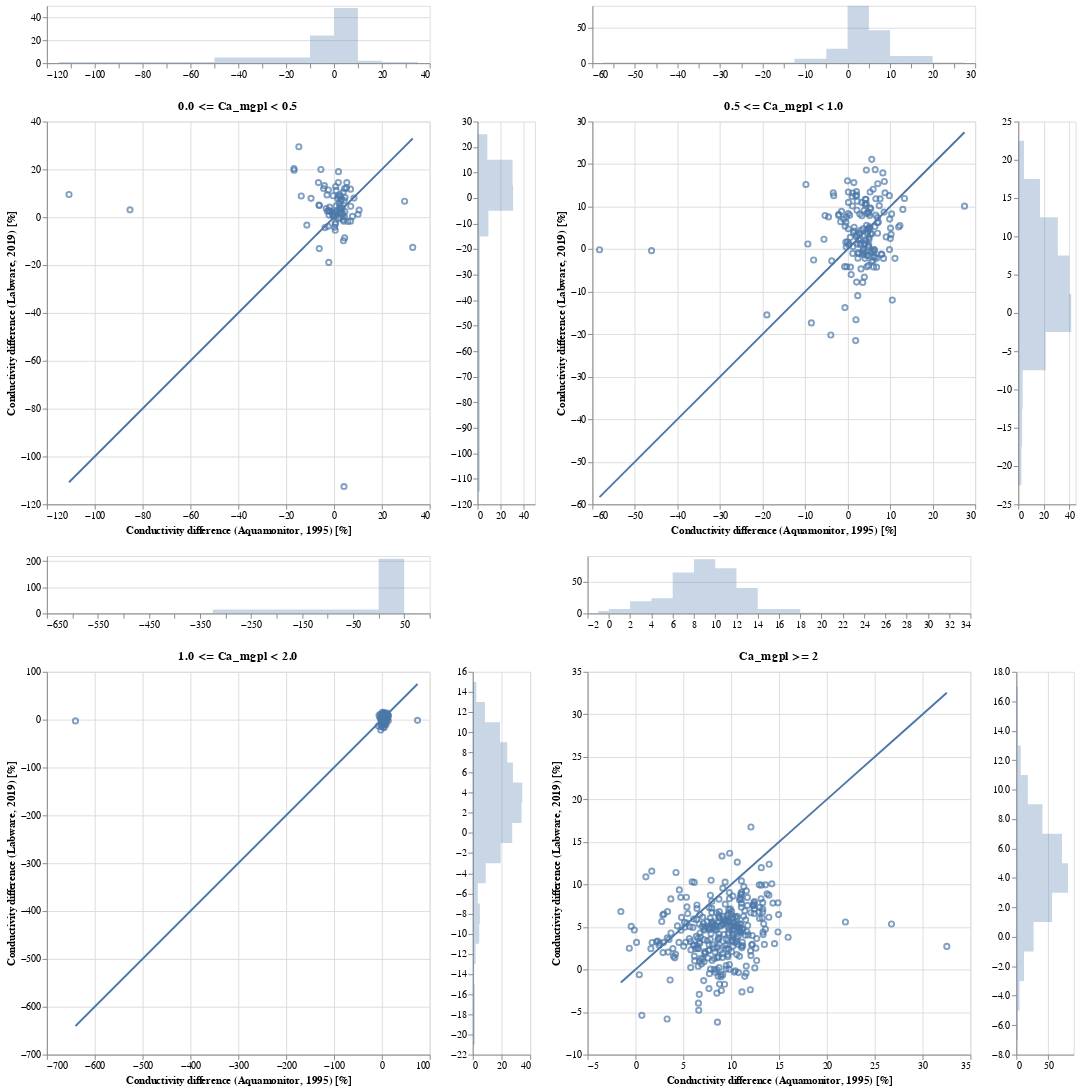

Source (notebook cell):
### Markdown cell above
### 3.2. Conductivity difference in percent

### Code cell
chart_dict = {}
for idx, ca_level in enumerate(ca_levels):
    data = res_dict[ca_level]

    base = alt.Chart(data, height=400, width=400)

    x_domain = alt.selection_interval(bind="scales", encodings=["x"])
    y_domain = alt.selection_interval(bind="scales", encodings=["y"])

    area_args = {"opacity": 0.3, "interpolate": "step"}

    points = (
        base.mark_point()
        .encode(
            x=alt.X(
                "kond_diff_pct_am:Q",
                title="Conductivity difference (Aquamonitor, 1995) [%]",
            ),
            y=alt.Y(
                "kond_diff_pct_lw:Q",
                title="Conductivity difference (Labware, 2019) [%]",
            ),
            tooltip=[
                "station_id:N",
                "station_name:N",
                "sample_date:T",
                "kond_diff_pct_lw:Q",
                "kond_diff_pct_am:Q",
            ],
        )
        .properties(title=ca_level)
        .add_selection(x_domain)
        .add_selection(y_domain)
    )

    # 1:1 line
    line = base.mark_line().encode(
        x=alt.X("kond_diff_pct_am:Q", title=""),
        y=alt.Y("kond_diff_pct_am:Q", title=""),
    )

    top_hist = (
        base.mark_area(**area_args)
        .encode(
            alt.X("kond_diff_pct_am:Q", bin=alt.Bin(maxbins=20), stack=None, title=""),
            alt.Y("count()", stack=None, title=""),
        )
        .properties(height=60)
        .add_selection(x_domain)
    )

    right_hist = (
        base.mark_area(**area_args)
        .encode(
            alt.Y("kond_diff_pct_lw:Q", bin=alt.Bin(maxbins=20), stack=None, title="",),
            alt.X("count()", stack=None, title=""),
        )
        .properties(width=60)
        .add_selection(y_domain)
    )

    chart = top_hist & ((points + line) | right_hist)
    chart_dict[idx] = chart

chart = (chart_dict[0] | chart_dict[1]) & (chart_dict[2] | chart_dict[3])
chart.save("../pages/cond_difference_pct.html")
chart

### Figure 1 — Vega-Lite specification as saved in the notebook (floating-point values rounded to 4 significant figures; data arrays with more than 128 entries replaced by an {"elided": "..."} marker saying what was removed)
{"config": {"view": {"continuousWidth": 400, "continuousHeight": 300}}, "vconcat": [{"hconcat": [{"vconcat": [{"mark": {"type": "area", "interpolate": "step", "opacity": 0.3}, "encoding": {"x": {"type": "quantitative", "bin": {"maxbins": 20}, "field": "kond_diff_pct_am", "stack": null, "title": ""}, "y": {"type": "quantitative", "aggregate": "count", "stack": null, "title": ""}}, "height": 60, "selection": {"selector009": {"type": "interval", "bind": "scales", "encodings": ["x"]}}, "width": 400}, {"hconcat": [{"layer": [{"mark": "point", "encoding": {"tooltip": [{"type": "nominal", "field": "station_id"}, {"type": "nominal", "field": "station_name"}, {"type": "temporal", "field": "sample_date"}, {"type": "quantitative", "field": "kond_diff_pct_lw"}, {"type": "quantitative", "field": "kond_diff_pct_am"}], "x": {"type": "quantitative", "field": "kond_diff_pct_am", "title": "Conductivity difference (Aquamonitor, 1995) [%]"}, "y": {"type": "quantitative", "field": "kond_diff_pct_lw", "title": "Conductivity difference (Labware, 2019) [%]"}}, "height": 400, "selection": {"selector009": {"type": "interval", "bind": "scales", "encodings": ["x"]}, "selector010": {"type": "interval", "bind": "scales", "encodings": ["y"]}}, "title": "0.0 <= Ca_mgpl < 0.5", "width": 400}, {"mark": "line", "encoding": {"x": {"type": "quantitative", "field": "kond_diff_pct_am", "title": ""}, "y": {"type": "quantitative", "field": "kond_diff_pct_am", "title": ""}}, "height": 400, "width": 400}]}, {"mark": {"type": "area", "interpolate": "step", "opacity": 0.3}, "encoding": {"x": {"type": "quantitative", "aggregate": "count", "stack": null, "title": ""}, "y": {"type": "quantitative", "bin": {"maxbins": 20}, "field": "kond_diff_pct_lw", "stack": null, "title": ""}}, "height": 400, "selection": {"selector010": {"type": "interval", "bind": "scales", "encodings": ["y"]}}, "width": 60}]}], "data": {"name": "data-c89aa25f1328d38e5405d029e437327a"}}, {"vconcat": [{"mark": {"type": "area", "interpolate": "step", "opacity": 0.3}, "encoding": {"x": {"type": "quantitative", "bin": {"maxbins": 20}, "field": "kond_diff_pct_am", "stack": null, "title": ""}, "y": {"type": "quantitative", "aggregate": "count", "stack": null, "title": ""}}, "height": 60, "selection": {"selector011": {"type": "interval", "bind": "scales", "encodings": ["x"]}}, "width": 400}, {"hconcat": [{"layer": [{"mark": "point", "encoding": {"tooltip": [{"type": "nominal", "field": "station_id"}, {"type": "nominal", "field": "station_name"}, {"type": "temporal", "field": "sample_date"}, {"type": "quantitative", "field": "kond_diff_pct_lw"}, {"type": "quantitative", "field": "kond_diff_pct_am"}], "x": {"type": "quantitative", "field": "kond_diff_pct_am", "title": "Conductivity difference (Aquamonitor, 1995) [%]"}, "y": {"type": "quantitative", "field": "kond_diff_pct_lw", "title": "Conductivity difference (Labware, 2019) [%]"}}, "height": 400, "selection": {"selector011": {"type": "interval", "bind": "scales", "encodings": ["x"]}, "selector012": {"type": "interval", "bind": "scales", "encodings": ["y"]}}, "title": "0.5 <= Ca_mgpl < 1.0", "width": 400}, {"mark": "line", "encoding": {"x": {"type": "quantitative", "field": "kond_diff_pct_am", "title": ""}, "y": {"type": "quantitative", "field": "kond_diff_pct_am", "title": ""}}, "height": 400, "width": 400}]}, {"mark": {"type": "area", "interpolate": "step", "opacity": 0.3}, "encoding": {"x": {"type": "quantitative", "aggregate": "count", "stack": null, "title": ""}, "y": {"type": "quantitative", "bin": {"maxbins": 20}, "field": "kond_diff_pct_lw", "stack": null, "title": ""}}, "height": 400, "selection": {"selector012": {"type": "interval", "bind": "scales", "encodings": ["y"]}}, "width": 60}]}], "data": {"name": "data-c4f42be7ebeec9535afca02c6f6d0d74"}}]}, {"hconcat": [{"vconcat": [{"mark": {"type": "area", "interpolate": "step", "opacity": 0.3}, "encoding": {"x": {"type": "quantitative", "bin": {"maxbins": 20}, "field": "kond_diff_pct_am", "stack": null, "title": ""}, "y": {"type": "quantitative", "aggregate": "count", "stack": null, "title": ""}}, "height": 60, "selection": {"selector013": {"type": "interval", "bind": "scales", "encodings": ["x"]}}, "width": 400}, {"hconcat": [{"layer": [{"mark": "point", "encoding": {"tooltip": [{"type": "nominal", "field": "station_id"}, {"type": "nominal", "field": "station_name"}, {"type": "temporal", "field": "sample_date"}, {"type": "quantitative", "field": "kond_diff_pct_lw"}, {"type": "quantitative", "field": "kond_diff_pct_am"}], "x": {"type": "quantitative", "field": "kond_diff_pct_am", "title": "Conductivity difference (Aquamonitor, 1995) [%]"}, "y": {"type": "quantitative", "field": "kond_diff_pct_lw", "title": "Conductivity difference (Labware, 2019) [%]"}}, "height": 400, "selection": {"selector013": {"type": "interval", "bind": "scales", "encodings": ["x"]}, "selector014": {"type": "interval", "bind": "scales", "encodings": ["y"]}}, "title": "1.0 <= Ca_mgpl < 2.0", "width": 400}, {"mark": "line", "encoding": {"x": {"type": "quantitative", "field": "kond_diff_pct_am", "title": ""}, "y": {"type": "quantitative", "field": "kond_diff_pct_am", "title": ""}}, "height": 400, "width": 400}]}, {"mark": {"type": "area", "interpolate": "step", "opacity": 0.3}, "encoding": {"x": {"type": "quantitative", "aggregate": "count", "stack": null, "title": ""}, "y": {"type": "quantitative", "bin": {"maxbins": 20}, "field": "kond_diff_pct_lw", "stack": null, "title": ""}}, "height": 400, "selection": {"selector014": {"type": "interval", "bind": "scales", "encodings": ["y"]}}, "width": 60}]}], "data": {"name": "data-6839eca33a0b1c810f060824e3624f75"}}, {"vconcat": [{"mark": {"type": "area", "interpolate": "step", "opacity": 0.3}, "encoding": {"x": {"type": "quantitative", "bin": {"maxbins": 20}, "field": "kond_diff_pct_am", "stack": null, "title": ""}, "y": {"type": "quantitative", "aggregate": "count", "stack": null, "title": ""}}, "height": 60, "selection": {"selector015": {"type": "interval", "bind": "scales", "encodings": ["x"]}}, "width": 400}, {"hconcat": [{"layer": [{"mark": "point", "encoding": {"tooltip": [{"type": "nominal", "field": "station_id"}, {"type": "nominal", "field": "station_name"}, {"type": "temporal", "field": "sample_date"}, {"type": "quantitative", "field": "kond_diff_pct_lw"}, {"type": "quantitative", "field": "kond_diff_pct_am"}], "x": {"type": "quantitative", "field": "kond_diff_pct_am", "title": "Conductivity difference (Aquamonitor, 1995) [%]"}, "y": {"type": "quantitative", "field": "kond_diff_pct_lw", "title": "Conductivity difference (Labware, 2019) [%]"}}, "height": 400, "selection": {"selector015": {"type": "interval", "bind": "scales", "encodings": ["x"]}, "selector016": {"type": "interval", "bind": "scales", "encodings": ["y"]}}, "title": "Ca_mgpl >= 2", "width": 400}, {"mark": "line", "encoding": {"x": {"type": "quantitative", "field": "kond_diff_pct_am", "title": ""}, "y": {"type": "quantitative", "field": "kond_diff_pct_am", "title": ""}}, "height": 400, "width": 400}]}, {"mark": {"type": "area", "interpolate": "step", "opacity": 0.3}, "encoding": {"x": {"type": "quantitative", "aggregate": "count", "stack": null, "title": ""}, "y": {"type": "quantitative", "bin": {"maxbins": 20}, "field": "kond_diff_pct_lw", "stack": null, "title": ""}}, "height": 400, "selection": {"selector016": {"type": "interval", "bind": "scales", "encodings": ["y"]}}, "width": 60}]}], "data": {"name": "data-3e0c53a15ed9d7f595c03a6a5985b82b"}}]}], "$schema": "https://vega.github.io/schema/vega-lite/v4.8.1.json", "datasets": {"data-c89aa25f1328d38e5405d029e437327a": [{"station_id": 26080.0, "station_name": "Måsabutjørna", "sample_date": "2019-10-24", "ion_diff_pct_lw": -1.574, "ion_diff_pct_am": -18.62, "kond_diff_pct_lw": 5.832, "kond_diff_pct_am": 2.091, "kond_minus_H&SO4_lw": 0.5203, "kond_minus_H&SO4_am": 0.4004}, {"station_id": 26080.0, "station_name": "HOH 1374", "sample_date": "2019-09-25", "ion_diff_pct_lw": -2.533, "ion_diff_pct_am": -33.49, "kond_diff_pct_lw": 9.406, "kond_diff_pct_am": 2.427, "kond_minus_H&SO4_lw": 0.5063, "kond_minus_H&SO4_am": 0.3535}, {"station_id": 26090.0, "station_name": "Mjåvatn", "sample_date": "2019-10-29", "ion_diff_pct_lw": -13.55, "ion_diff_pct_am": -16.52, "kond_diff_pct_lw": 6.944, "kond_diff_pct_am": 2.892, "kond_minus_H&SO4_lw": 0.445, "kond_minus_H&SO4_am": 0.4776}, {"station_id": 26090.0, "station_name": "Hemletjørnane", "sample_date": "2019-10-01", "ion_diff_pct_lw": -3.47, "ion_diff_pct_am": -5.291, "kond_diff_pct_lw": 7.555, "kond_diff_pct_am": 3.109, "kond_minus_H&SO4_lw": 0.4417, "kond_minus_H&SO4_am": 0.4884}, {"station_id": 26090.0, "station_name": "HOH 1394", "sample_date": "2019-09-30", "ion_diff_pct_lw": 8.015, "ion_diff_pct_am": -9.022, "kond_diff_pct_lw": 11.2, "kond_diff_pct_am": 0.8889, "kond_minus_H&SO4_lw": 0.3234, "kond_minus_H&SO4_am": 0.3111}, {"station_id": 26100.0, "station_name": "HOH 1227", "sample_date": "2019-09-30", "ion_diff_pct_lw": 5.603, "ion_diff_pct_am": -19.22, "kond_diff_pct_lw": 4.907, "kond_diff_pct_am": -6.079, "kond_minus_H&SO4_lw": 0.3735, "kond_minus_H&SO4_am": 0.2875}, {"station_id": 26110.0, "station_name": "1230 HOH", "sample_date": "2019-09-24", "ion_diff_pct_lw": 13.12, "ion_diff_pct_am": 24.49, "kond_diff_pct_lw": 8.866, "kond_diff_pct_am": -13.68, "kond_minus_H&SO4_lw": 0.3084, "kond_minus_H&SO4_am": 0.3492}, {"station_id": 26110.0, "station_name": "HOH 1092", "sample_date": "2019-09-24", "ion_diff_pct_lw": 1.857, "ion_diff_pct_am": -7.078, "kond_diff_pct_lw": 5.084, "kond_diff_pct_am": -6.287, "kond_minus_H&SO4_lw": 0.5661, "kond_minus_H&SO4_am": 0.6984}, {"station_id": 26120.0, "station_name": "Rundatjørni", "sample_date": "2019-09-24", "ion_diff_pct_lw": 8.917, "ion_diff_pct_am": -25.86, "kond_diff_pct_lw": 7.897, "kond_diff_pct_am": -9.588, "kond_minus_H&SO4_lw": 0.5085, "kond_minus_H&SO4_am": 0.2265}, {"station_id": 26120.0, "station_name": "Blåfjellvatnet", "sample_date": "2019-10-17", "ion_diff_pct_lw": 3.749, "ion_diff_pct_am": -2.104, "kond_diff_pct_lw": 1.474, "kond_diff_pct_am": 3.822, "kond_minus_H&SO4_lw": 1.072, "kond_minus_H&SO4_am": 1.044}, {"station_id": 26130.0, "station_name": "Steinbotsvatna", "sample_date": "2019-10-02", "ion_diff_pct_lw": -10.69, "ion_diff_pct_am": -11.42, "kond_diff_pct_lw": 8.986, "kond_diff_pct_am": -0.3844, "kond_minus_H&SO4_lw": 0.509, "kond_minus_H&SO4_am": 0.2577}, {"station_id": 26130.0, "station_name": "HOH 1078", "sample_date": "2019-09-25", "ion_diff_pct_lw": 18.51, "ion_diff_pct_am": -8.195, "kond_diff_pct_lw": 2.09, "kond_diff_pct_am": 2.548, "kond_minus_H&SO4_lw": 0.5702, "kond_minus_H&SO4_am": 0.5414}, {"station_id": 26140.0, "station_name": "Hyttvatnet", "sample_date": "2019-10-09", "ion_diff_pct_lw": -0.2632, "ion_diff_pct_am": -13.38, "kond_diff_pct_lw": -4.312, "kond_diff_pct_am": -3.764, "kond_minus_H&SO4_lw": 2.014, "kond_minus_H&SO4_am": 1.283}, {"station_id": 26140.0, "station_name": "HOH 510", "sample_date": "2019-09-20", "ion_diff_pct_lw": -24.21, "ion_diff_pct_am": -31.46, "kond_diff_pct_lw": 20.31, "kond_diff_pct_am": -16.74, "kond_minus_H&SO4_lw": 0.2638, "kond_minus_H&SO4_am": 0.2941}, {"station_id": 26140.0, "station_name": "HOH 407", "sample_date": "2019-09-20", "ion_diff_pct_lw": -0.4539, "ion_diff_pct_am": -55.2, "kond_diff_pct_lw": 29.45, "kond_diff_pct_am": -14.69, "kond_minus_H&SO4_lw": 0.2411, "kond_minus_H&SO4_am": 0.3359}, {"station_id": 26140.0, "station_name": "HOH 414", "sample_date": "2019-09-20", "ion_diff_pct_lw": -9.058, "ion_diff_pct_am": -35.32, "kond_diff_pct_lw": 12.01, "kond_diff_pct_am": -4.35, "kond_minus_H&SO4_lw": 0.4792, "kond_minus_H&SO4_am": 0.4084}, {"station_id": 26140.0, "station_name": "Guolehisjavri", "sample_date": "2019-09-20", "ion_diff_pct_lw": -22.24, "ion_diff_pct_am": -31.83, "kond_diff_pct_lw": 0.9032, "kond_diff_pct_am": -2.082, "kond_minus_H&SO4_lw": 0.7906, "kond_minus_H&SO4_am": 0.699}, {"station_id": 26140.0, "station_name": "HOH 515", "sample_date": "2019-09-22", "ion_diff_pct_lw": 17.25, "ion_diff_pct_am": -9.495, "kond_diff_pct_lw": 0.6641, "kond_diff_pct_am": 3.442, "kond_minus_H&SO4_lw": 0.9522, "kond_minus_H&SO4_am": 0.947}, {"station_id": 26240.0, "station_name": "HOH 1506", "sample_date": "2019-09-25", "ion_diff_pct_lw": -45.2, "ion_diff_pct_am": -34.24, "kond_diff_pct_lw": 19.65, "kond_diff_pct_am": -16.68, "kond_minus_H&SO4_lw": 0.1536, "kond_minus_H&SO4_am": 0.1625}, {"station_id": 26280.0, "station_name": "HOH 1198", "sample_date": "2019-09-25", "ion_diff_pct_lw": -8.882, "ion_diff_pct_am": -30.27, "kond_diff_pct_lw": 13.21, "kond_diff_pct_am": -4.001, "kond_minus_H&SO4_lw": 0.2584, "kond_minus_H&SO4_am": 0.2202}, {"station_id": 26280.0, "station_name": "Nedre Årdalsvatnet", "sample_date": "2019-10-01", "ion_diff_pct_lw": -17.69, "ion_diff_pct_am": -22.61, "kond_diff_pct_lw": 3.96, "kond_diff_pct_am": 3.548, "kond_minus_H&SO4_lw": 0.445, "kond_minus_H&SO4_am": 0.4375}, {"station_id": 26310.0, "station_name": "HOH 1760", "sample_date": "2019-10-01", "ion_diff_pct_lw": 6.603, "ion_diff_pct_am": -32.23, "kond_diff_pct_lw": 19.04, "kond_diff_pct_am": 1.881, "kond_minus_H&SO4_lw": 0.2776, "kond_minus_H&SO4_am": 0.3236}, {"station_id": 26390.0, "station_name": "Bjørntjørn", "sample_date": "2019-10-29", "ion_diff_pct_lw": -13.6, "ion_diff_pct_am": -14.48, "kond_diff_pct_lw": 8.547, "kond_diff_pct_am": 2.612, "kond_minus_H&SO4_lw": 0.4266, "kond_minus_H&SO4_am": 0.4073}, {"station_id": 26410.0, "station_name": "Såtetjørn", "sample_date": "2019-09-30", "ion_diff_pct_lw": -17.74, "ion_diff_pct_am": -18.77, "kond_diff_pct_lw": 10.5, "kond_diff_pct_am": 3.883, "kond_minus_H&SO4_lw": 0.3445, "kond_minus_H&SO4_am": 0.3534}, {"station_id": 26450.0, "station_name": "Urdevotni", "sample_date": "2019-10-29", "ion_diff_pct_lw": -6.709, "ion_diff_pct_am": 0.903, "kond_diff_pct_lw": -1.625, "kond_diff_pct_am": 6.917, "kond_minus_H&SO4_lw": 0.6489, "kond_minus_H&SO4_am": 0.743}, {"station_id": 26460.0, "station_name": "HOH 1040", "sample_date": "2019-09-30", "ion_diff_pct_lw": 2.019, "ion_diff_pct_am": -7.833, "kond_diff_pct_lw": 2.55, "kond_diff_pct_am": -2.755, "kond_minus_H&SO4_lw": 0.6185, "kond_minus_H&SO4_am": 0.2875}, {"station_id": 26460.0, "station_name": "HOH 1238", "sample_date": "2019-09-30", "ion_diff_pct_lw": 0.5775, "ion_diff_pct_am": -3.12, "kond_diff_pct_lw": 12.26, "kond_diff_pct_am": 5.222, "kond_minus_H&SO4_lw": 0.3151, "kond_minus_H&SO4_am": 0.2997}, {"station_id": 26530.0, "station_name": "Øygardstjørna", "sample_date": "2019-10-30", "ion_diff_pct_lw": 4.374, "ion_diff_pct_am": -8.913, "kond_diff_pct_lw": -0.1578, "kond_diff_pct_am": 2.71, "kond_minus_H&SO4_lw": 2.069, "kond_minus_H&SO4_am": 3.119}, {"station_id": 26550.0, "station_name": "Kleggadalsvatn", "sample_date": "2019-10-18", "ion_diff_pct_lw": 3.696, "ion_diff_pct_am": -7.014, "kond_diff_pct_lw": 6.935, "kond_diff_pct_am": 4.267, "kond_minus_H&SO4_lw": 0.8539, "kond_minus_H&SO4_am": 0.5611}, {"station_id": 26550.0, "station_name": "HOH 1061", "sample_date": "2019-09-24", "ion_diff_pct_lw": 6.276, "ion_diff_pct_am": 4.045, "kond_diff_pct_lw": 1.487, "kond_diff_pct_am": 0.4436, "kond_minus_H&SO4_lw": 0.6327, "kond_minus_H&SO4_am": 0.4026}, {"station_id": 26560.0, "station_name": "Rundatjørna", "sample_date": "2019-10-18", "ion_diff_pct_lw": 2.341, "ion_diff_pct_am": -0.8696, "kond_diff_pct_lw": 1.869, "kond_diff_pct_am": 3.094, "kond_minus_H&SO4_lw": 1.762, "kond_minus_H&SO4_am": 1.613}, {"station_id": 26570.0, "station_name": "HOH 1250", "sample_date": "2019-09-24", "ion_diff_pct_lw": 0.6353, "ion_diff_pct_am": -14.6, "kond_diff_pct_lw": 12.86, "kond_diff_pct_am": 0.6921, "kond_minus_H&SO4_lw": 0.4708, "kond_minus_H&SO4_am": 0.3528}, {"station_id": 26570.0, "station_name": "Leirdålsvatna", "sample_date": "2019-09-24", "ion_diff_pct_lw": 10.02, "ion_diff_pct_am": 0.2114, "kond_diff_pct_lw": 7.767, "kond_diff_pct_am": 1.576, "kond_minus_H&SO4_lw": 0.5379, "kond_minus_H&SO4_am": 0.6167}, {"station_id": 26580.0, "station_name": "Løyndardalsvatnet", "sample_date": "2019-10-14", "ion_diff_pct_lw": -2.818, "ion_diff_pct_am": -0.5945, "kond_diff_pct_lw": 9.334, "kond_diff_pct_am": -2.899, "kond_minus_H&SO4_lw": 0.7973, "kond_minus_H&SO4_am": 0.864}, {"station_id": 26600.0, "station_name": "Mannsvatnet", "sample_date": "2019-10-18", "ion_diff_pct_lw": -1.017, "ion_diff_pct_am": 2.069, "kond_diff_pct_lw": 2.538, "kond_diff_pct_am": -1.82, "kond_minus_H&SO4_lw": 1.231, "kond_minus_H&SO4_am": 1.164}, {"station_id": 26610.0, "station_name": "HOH 1367", "sample_date": "2019-10-14", "ion_diff_pct_lw": -6.902, "ion_diff_pct_am": -1.926, "kond_diff_pct_lw": 14.5, "kond_diff_pct_am": -6.505, "kond_minus_H&SO4_lw": 0.2825, "kond_minus_H&SO4_am": 0.2646}, {"station_id": 26610.0, "station_name": "Litlavatn", "sample_date": "2019-10-03", "ion_diff_pct_lw": -6.959, "ion_diff_pct_am": -14.18, "kond_diff_pct_lw": 3.405, "kond_diff_pct_am": 2.256, "kond_minus_H&SO4_lw": 0.5462, "kond_minus_H&SO4_am": 0.2108}, {"station_id": 26610.0, "station_name": "Kaldevatn", "sample_date": "2019-09-24", "ion_diff_pct_lw": 6.194, "ion_diff_pct_am": -9.203, "kond_diff_pct_lw": 11.73, "kond_diff_pct_am": 6.9, "kond_minus_H&SO4_lw": 0.4142, "kond_minus_H&SO4_am": 0.5373}, {"station_id": 26630.0, "station_name": "Kvannjolvatnet", "sample_date": "2019-09-26", "ion_diff_pct_lw": 2.526, "ion_diff_pct_am": -34.36, "kond_diff_pct_lw": 14.51, "kond_diff_pct_am": 1.824, "kond_minus_H&SO4_lw": 0.3445, "kond_minus_H&SO4_am": 0.3225}, {"station_id": 26630.0, "station_name": "HOH 1241", "sample_date": "2019-09-24", "ion_diff_pct_lw": 8.794, "ion_diff_pct_am": -22.63, "kond_diff_pct_lw": 14.47, "kond_diff_pct_am": 5.358, "kond_minus_H&SO4_lw": 0.4908, "kond_minus_H&SO4_am": 0.3047}, {"station_id": 26640.0, "station_name": "Nedre Sørdalsvatnet", "sample_date": "2019-10-17", "ion_diff_pct_lw": 10.61, "ion_diff_pct_am": -8.777, "kond_diff_pct_lw": 8.198, "kond_diff_pct_am": 4.642, "kond_minus_H&SO4_lw": 0.5716, "kond_minus_H&SO4_am": 0.4994}, {"station_id": 26650.0, "station_name": "HOH 800", "sample_date": "2019-10-17", "ion_diff_pct_lw": 0.6696, "ion_diff_pct_am": 7.2, "kond_diff_pct_lw": 2.327, "kond_diff_pct_am": 4.585, "kond_minus_H&SO4_lw": 0.7397, "kond_minus_H&SO4_am": 0.7097}, {"station_id": 26660.0, "station_name": "Tirskardvatnet", "sample_date": "2019-10-16", "ion_diff_pct_lw": -3.155, "ion_diff_pct_am": -18.33, "kond_diff_pct_lw": -8.655, "kond_diff_pct_am": 4.458, "kond_minus_H&SO4_lw": 1.457, "kond_minus_H&SO4_am": 0.6169}, {"station_id": 26660.0, "station_name": "Dyttingane", "sample_date": "2019-10-17", "ion_diff_pct_lw": 2.227, "ion_diff_pct_am": -22.29, "kond_diff_pct_lw": -2.921, "kond_diff_pct_am": 0.5525, "kond_minus_H&SO4_lw": 1.289, "kond_minus_H&SO4_am": 0.7725}, {"station_id": 26660.0, "station_name": "HOH 729", "sample_date": "2019-10-17", "ion_diff_pct_lw": 0.4533, "ion_diff_pct_am": -9.384, "kond_diff_pct_lw": 0.3599, "kond_diff_pct_am": -0.2058, "kond_minus_H&SO4_lw": 1.012, "kond_minus_H&SO4_am": 0.8668}, {"station_id": 26660.0, "station_name": "HOH 1171", "sample_date": "2019-09-26", "ion_diff_pct_lw": 1.5, "ion_diff_pct_am": -27.29, "kond_diff_pct_lw": 11.93, "kond_diff_pct_am": 4.445, "kond_minus_H&SO4_lw": 0.4136, "kond_minus_H&SO4_am": 0.2792}, {"station_id": 26680.0, "station_name": "HOH 1475", "sample_date": "2019-09-26", "ion_diff_pct_lw": -5.779, "ion_diff_pct_am": -41.62, "kond_diff_pct_lw": 19.95, "kond_diff_pct_am": -5.479, "kond_minus_H&SO4_lw": 0.2634, "kond_minus_H&SO4_am": 0.168}, {"station_id": 26690.0, "station_name": "Jakobsvatnet", "sample_date": "2019-10-02", "ion_diff_pct_lw": -42.47, "ion_diff_pct_am": -20.55, "kond_diff_pct_lw": 6.689, "kond_diff_pct_am": 29.52, "kond_minus_H&SO4_lw": 0.7154, "kond_minus_H&SO4_am": 0.4259}, {"station_id": 26690.0, "station_name": "HOH 520", "sample_date": "2019-10-16", "ion_diff_pct_lw": -8.975, "ion_diff_pct_am": -6.702, "kond_diff_pct_lw": -12.61, "kond_diff_pct_am": 32.9, "kond_minus_H&SO4_lw": 1.247, "kond_minus_H&SO4_am": 0.5341}, {"station_id": 26690.0, "station_name": "Gjesdalsvatnet", "sample_date": "2019-10-16", "ion_diff_pct_lw": -9.522, "ion_diff_pct_am": -29.66, "kond_diff_pct_lw": 3.092, "kond_diff_pct_am": -85.27, "kond_minus_H&SO4_lw": 0.6289, "kond_minus_H&SO4_am": 1.218}, {"station_id": 26700.0, "station_name": "HOH 1308", "sample_date": "2019-09-26", "ion_diff_pct_lw": -0.7057, "ion_diff_pct_am": 26.44, "kond_diff_pct_lw": 9.491, "kond_diff_pct_am": -110.8, "kond_minus_H&SO4_lw": 0.34, "kond_minus_H&SO4_am": 0.608}, {"station_id": 26700.0, "station_name": "Nordvatnet", "sample_date": "2019-10-02", "ion_diff_pct_lw": 3.348, "ion_diff_pct_am": -16.86, "kond_diff_pct_lw": 0.4793, "kond_diff_pct_am": 0.2688, "kond_minus_H&SO4_lw": 0.7066, "kond_minus_H&SO4_am": 0.4373}, {"station_id": 26700.0, "station_name": "Nes-Isvatnet", "sample_date": "2019-10-02", "ion_diff_pct_lw": -3.282, "ion_diff_pct_am": -12.12, "kond_diff_pct_lw": 3.466, "kond_diff_pct_am": 2.687, "kond_minus_H&SO4_lw": 0.5367, "kond_minus_H&SO4_am": 0.4603}, {"station_id": 26700.0, "station_name": "Gjerlands-Isvatnet", "sample_date": "2019-10-02", "ion_diff_pct_lw": -5.764, "ion_diff_pct_am": -2.641, "kond_diff_pct_lw": 2.703, "kond_diff_pct_am": 1.044, "kond_minus_H&SO4_lw": 0.5353, "kond_minus_H&SO4_am": 0.6108}, {"station_id": 26700.0, "station_name": "Trodalsvatnet", "sample_date": "2019-10-16", "ion_diff_pct_lw": 1.571, "ion_diff_pct_am": -2.862, "kond_diff_pct_lw": -0.008773, "kond_diff_pct_am": 4.437, "kond_minus_H&SO4_lw": 1.047, "kond_minus_H&SO4_am": 1.066}, {"station_id": 26710.0, "station_name": "Vardevatnet", "sample_date": "2019-10-02", "ion_diff_pct_lw": -0.7588, "ion_diff_pct_am": -22.28, "kond_diff_pct_lw": 1.255, "kond_diff_pct_am": 10.06, "kond_minus_H&SO4_lw": 0.5943, "kond_minus_H&SO4_am": 0.4302}, {"station_id": 26720.0, "station_name": "Myrkevatnet", "sample_date": "2019-10-16", "ion_diff_pct_lw": 2.73, "ion_diff_pct_am": -3.817, "kond_diff_pct_lw": 2.814, "kond_diff_pct_am": -2.202, "kond_minus_H&SO4_lw": 1.866, "kond_minus_H&SO4_am": 1.93}, {"station_id": 26760.0, "station_name": "HOH 1057", "sample_date": "2019-09-25", "ion_diff_pct_lw": -5.049, "ion_diff_pct_am": -17.55, "kond_diff_pct_lw": 11.4, "kond_diff_pct_am": -2.354, "kond_minus_H&SO4_lw": 0.4938, "kond_minus_H&SO4_am": 0.2933}, {"station_id": 26770.0, "station_name": "HOH 808", "sample_date": "2019-10-15", "ion_diff_pct_lw": -18.72, "ion_diff_pct_am": -34.34, "kond_diff_pct_lw": 4.214, "kond_diff_pct_am": -1.825, "kond_minus_H&SO4_lw": 0.4774, "kond_minus_H&SO4_am": 0.5934}, {"station_id": 26780.0, "station_name": "Styggsjøane", "sample_date": "2019-10-15", "ion_diff_pct_lw": -25.8, "ion_diff_pct_am": -33.85, "kond_diff_pct_lw": 2.193, "kond_diff_pct_am": -0.9133, "kond_minus_H&SO4_lw": 0.5679, "kond_minus_H&SO4_am": 0.4723}, {"station_id": 26790.0, "station_name": "Gravvatnet", "sample_date": "2019-09-26", "ion_diff_pct_lw": -9.305, "ion_diff_pct_am": -6.209, "kond_diff_pct_lw": -5.441, "kond_diff_pct_am": 0.5342, "kond_minus_H&SO4_lw": 2.459, "kond_minus_H&SO4_am": 2.071}, {"station_id": 26820.0, "station_name": "Liatjørnin", "sample_date": "2019-10-08", "ion_diff_pct_lw": -8.431, "ion_diff_pct_am": -13.49, "kond_diff_pct_lw": -3.8, "kond_diff_pct_am": -2.475, "kond_minus_H&SO4_lw": 1.24, "kond_minus_H&SO4_am": 0.8647}, {"station_id": 26830.0, "station_name": "Sætertjørna", "sample_date": "2019-09-26", "ion_diff_pct_lw": -6.087, "ion_diff_pct_am": -9.081, "kond_diff_pct_lw": -4.189, "kond_diff_pct_am": 0.2277, "kond_minus_H&SO4_lw": 1.657, "kond_minus_H&SO4_am": 1.641}, {"station_id": 26830.0, "station_name": "Småholmvatnet", "sample_date": "2019-09-26", "ion_diff_pct_lw": -19.93, "ion_diff_pct_am": -2.643, "kond_diff_pct_lw": -9.832, "kond_diff_pct_am": 3.972, "kond_minus_H&SO4_lw": 2.966, "kond_minus_H&SO4_am": 1.875}, {"station_id": 26840.0, "station_name": "Helknavatnet", "sample_date": "2019-09-26", "ion_diff_pct_lw": 1.079, "ion_diff_pct_am": -4.882, "kond_diff_pct_lw": 2.159, "kond_diff_pct_am": -0.1358, "kond_minus_H&SO4_lw": 1.55, "kond_minus_H&SO4_am": 1.721}, {"station_id": 26850.0, "station_name": "HOH 444", "sample_date": "2019-09-26", "ion_diff_pct_lw": 5.322, "ion_diff_pct_am": -13.27, "kond_diff_pct_lw": 4.606, "kond_diff_pct_am": 2.462, "kond_minus_H&SO4_lw": 1.077, "kond_minus_H&SO4_am": 0.9222}, {"station_id": 26860.0, "station_name": "HOH 662", "sample_date": "2019-09-26", "ion_diff_pct_lw": 1.437, "ion_diff_pct_am": 13.96, "kond_diff_pct_lw": 8.015, "kond_diff_pct_am": 8.348, "kond_minus_H&SO4_lw": 0.5112, "kond_minus_H&SO4_am": 0.6704}, {"station_id": 26870.0, "station_name": "HOH 281", "sample_date": "2019-09-25", "ion_diff_pct_lw": -1.409, "ion_diff_pct_am": -12.85, "kond_diff_pct_lw": 1.075, "kond_diff_pct_am": -0.5855, "kond_minus_H&SO4_lw": 1.874, "kond_minus_H&SO4_am": 1.584}, {"station_id": 26920.0, "station_name": "HOH 370", "sample_date": "2019-09-20", "ion_diff_pct_lw": -19.17, "ion_diff_pct_am": -41.94, "kond_diff_pct_lw": -3.283, "kond_diff_pct_am": -11.34, "kond_minus_H&SO4_lw": 0.7819, "kond_minus_H&SO4_am": 0.7289}, {"station_id": 26960.0, "station_name": "HOH 370", "sample_date": "2019-09-22", "ion_diff_pct_lw": 18.42, "ion_diff_pct_am": -5.331, "kond_diff_pct_lw": -1.084, "kond_diff_pct_am": 3.935, "kond_minus_H&SO4_lw": 1.251, "kond_minus_H&SO4_am": 1.597}, {"station_id": 26960.0, "station_name": "HOH 340", "sample_date": "2019-09-22", "ion_diff_pct_lw": 8.4, "ion_diff_pct_am": -1.952, "kond_diff_pct_lw": -1.776, "kond_diff_pct_am": 5.791, "kond_minus_H&SO4_lw": 2.265, "kond_minus_H&SO4_am": 2.431}, {"station_id": 26970.0, "station_name": "Hannoailaddut Nord", "sample_date": "2019-09-20", "ion_diff_pct_lw": -11.35, "ion_diff_pct_am": -13.39, "kond_diff_pct_lw": -13.1, "kond_diff_pct_am": -6.147, "kond_minus_H&SO4_lw": 0.717, "kond_minus_H&SO4_am": 0.7298}, {"station_id": 26980.0, "station_name": "HOH 417", "sample_date": "2019-09-22", "ion_diff_pct_lw": 2.879, "ion_diff_pct_am": -1.529, "kond_diff_pct_lw": 0.3451, "kond_diff_pct_am": 7.719, "kond_minus_H&SO4_lw": 1.44, "kond_minus_H&SO4_am": 3.047}, {"station_id": 27020.0, "station_name": "Færetjørn", "sample_date": "2019-10-29", "ion_diff_pct_lw": -14.51, "ion_diff_pct_am": -4.492, "kond_diff_pct_lw": -18.89, "kond_diff_pct_am": -2.17, "kond_minus_H&SO4_lw": 1.605, "kond_minus_H&SO4_am": 2.084}, {"station_id": 27020.0, "station_name": "Rennebergstjørni", "sample_date": "2019-09-24", "ion_diff_pct_lw": 4.024, "ion_diff_pct_am": -7.717, "kond_diff_pct_lw": 8.769, "kond_diff_pct_am": 1.78, "kond_minus_H&SO4_lw": 0.5854, "kond_minus_H&SO4_am": 0.754}, {"station_id": 27040.0, "station_name": "Ljomsvatnet", "sample_date": "2019-10-29", "ion_diff_pct_lw": -13.82, "ion_diff_pct_am": -3.829, "kond_diff_pct_lw": -1.646, "kond_diff_pct_am": 4.077, "kond_minus_H&SO4_lw": 0.4592, "kond_minus_H&SO4_am": 0.5676}, {"station_id": 27050.0, "station_name": "Røyslandsvatnet", "sample_date": "2019-10-30", "ion_diff_pct_lw": -62.94, "ion_diff_pct_am": -7.164, "kond_diff_pct_lw": -112.6, "kond_diff_pct_am": 4.171, "kond_minus_H&SO4_lw": 4.074, "kond_minus_H&SO4_am": 3.707}, {"station_id": 27050.0, "station_name": "HOH 967", "sample_date": "2019-10-18", "ion_diff_pct_lw": 1.067, "ion_diff_pct_am": -14.83, "kond_diff_pct_lw": 2.985, "kond_diff_pct_am": 10.48, "kond_minus_H&SO4_lw": 0.7017, "kond_minus_H&SO4_am": 0.9987}, {"station_id": 27060.0, "station_name": "Tjørnadalsvatnet", "sample_date": "2019-10-17", "ion_diff_pct_lw": 9.868, "ion_diff_pct_am": -25.54, "kond_diff_pct_lw": 3.617, "kond_diff_pct_am": -3.232, "kond_minus_H&SO4_lw": 0.9551, "kond_minus_H&SO4_am": 0.3}, {"station_id": 27060.0, "station_name": "Harekupvatnet", "sample_date": "2019-10-17", "ion_diff_pct_lw": 5.25, "ion_diff_pct_am": -12.97, "kond_diff_pct_lw": 4.795, "kond_diff_pct_am": 0.9199, "kond_minus_H&SO4_lw": 0.7419, "kond_minus_H&SO4_am": 0.6206}, {"station_id": 27060.0, "station_name": "HOH 761", "sample_date": "2019-10-17", "ion_diff_pct_lw": -5.83, "ion_diff_pct_am": -20.92, "kond_diff_pct_lw": -0.581, "kond_diff_pct_am": 1.963, "kond_minus_H&SO4_lw": 1.237, "kond_minus_H&SO4_am": 0.3986}, {"station_id": 27060.0, "station_name": "HOH 619", "sample_date": "2019-11-25", "ion_diff_pct_lw": -12.83, "ion_diff_pct_am": -20.05, "kond_diff_pct_lw": -2.256, "kond_diff_pct_am": 0.5562, "kond_minus_H&SO4_lw": 0.9575, "kond_minus_H&SO4_am": 0.7135}, {"station_id": 27080.0, "station_name": "Midtre Muggsjøen", "sample_date": "2019-10-15", "ion_diff_pct_lw": -8.817, "ion_diff_pct_am": -22.55, "kond_diff_pct_lw": 4.591, "kond_diff_pct_am": 6.996, "kond_minus_H&SO4_lw": 0.5162, "kond_minus_H&SO4_am": 0.3999}], "data-c4f42be7ebeec9535afca02c6f6d0d74": {"elided": "166 records"}, "data-6839eca33a0b1c810f060824e3624f75": {"elided": "227 records"}, "data-3e0c53a15ed9d7f595c03a6a5985b82b": {"elided": "324 records"}}}
